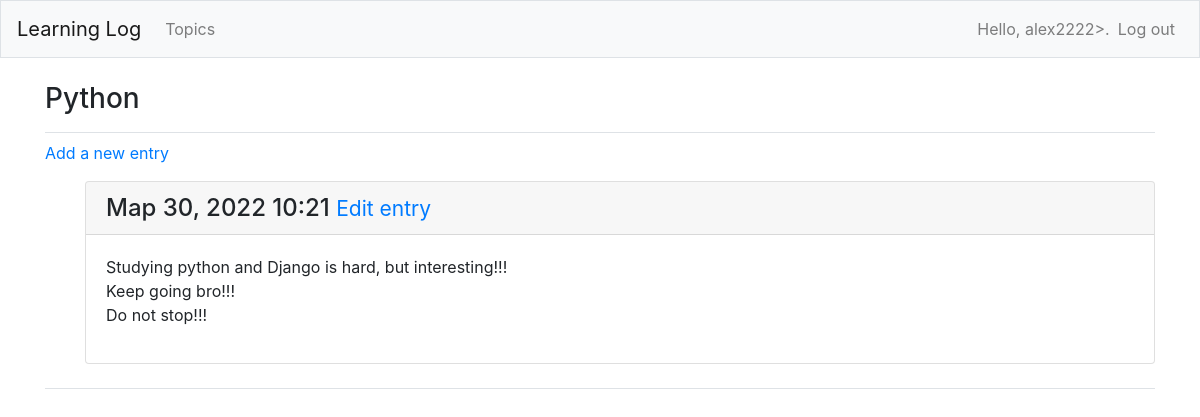
/topics/3/ (signed in), run on an earlier commit of the app's database.
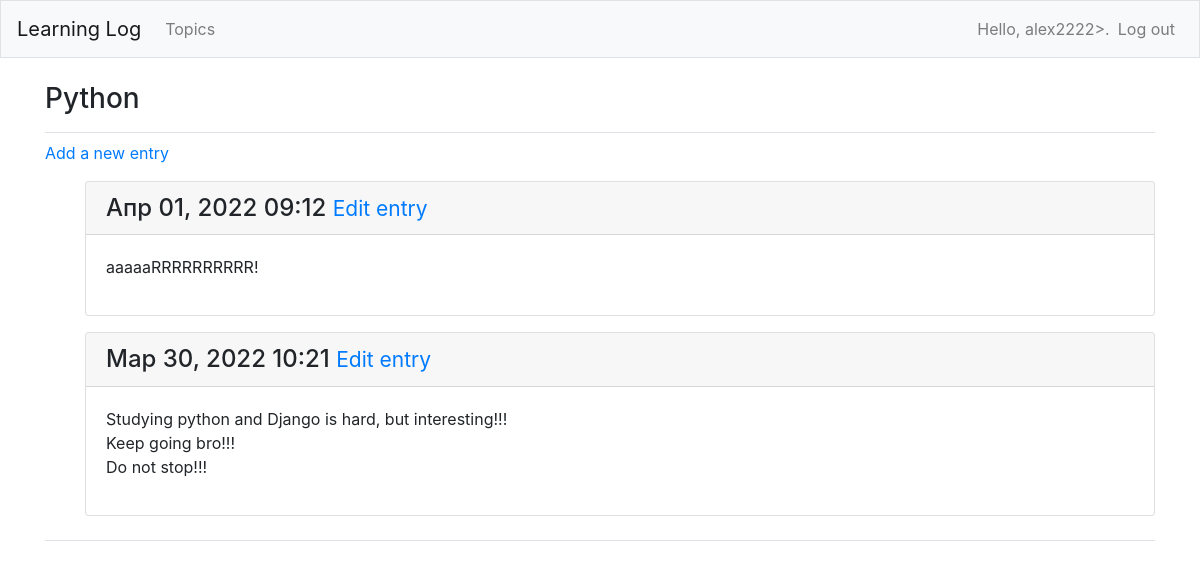
And on a later commit of the database.
### learning_logs/models.py (models this page shows, shortened)
class Entry (models.Model):
    topic = models.ForeignKey(Topic, on_delete=models.CASCADE)
    text = models.TextField()
    date_added = models.DateTimeField(auto_now_add=True)
    class Meta:
        verbose_name_plural = 'entries'

### learning_logs/views.py (the view)
# urls.py: path('topics/<int:topic_id>/', views.topic, name='topic'),
@login_required
def topic(request, topic_id):
    topic = Topic.objects.get(id=topic_id)
    if topic.owner != request.user:
        raise Http404
    entries = topic.entry_set.order_by('-date_added')
    context = {'topic': topic, 'entries': entries}
    return render(request, 'learning_logs/topic.html', context)

### learning_logs/models.py (called while the page is built)
    def __str__(self):
        return self.text

### learning_logs/templates/learning_logs/topic.html
{% extends "learning_logs/base.html" %}
{% block page_header %}
  <h3>{{ topic }}</h3>
{% endblock page_header %}
  {% block content %}
    <p>
      <a href="{% url 'learning_logs:new_entry' topic.id %}"> Add a new entry </a>
    </p>
    <ul>
      {% for entry in entries %}
        <div class="card mb-3">
          <h4 class="card-header">
            {{ entry.date_added|date:'M d, Y H:i' }}
            <small>
              <a href="{% url 'learning_logs:edit_entry' entry.id %}"> Edit entry </a>
            </small>
          </h4>
          <div class="card-body">
            {{ entry.text|linebreaks }}
          </div>
        </div>
      {% empty %}
        <p> There are no entries for this topic yet. </p>
      {% endfor %}
    </ul>
  {% endblock content %}

What changed in the data, as far as the page shows it:
added Entry: date_added "Апр 01, 2022 09:12", text "aaaaaRRRRRRRRRR!"
